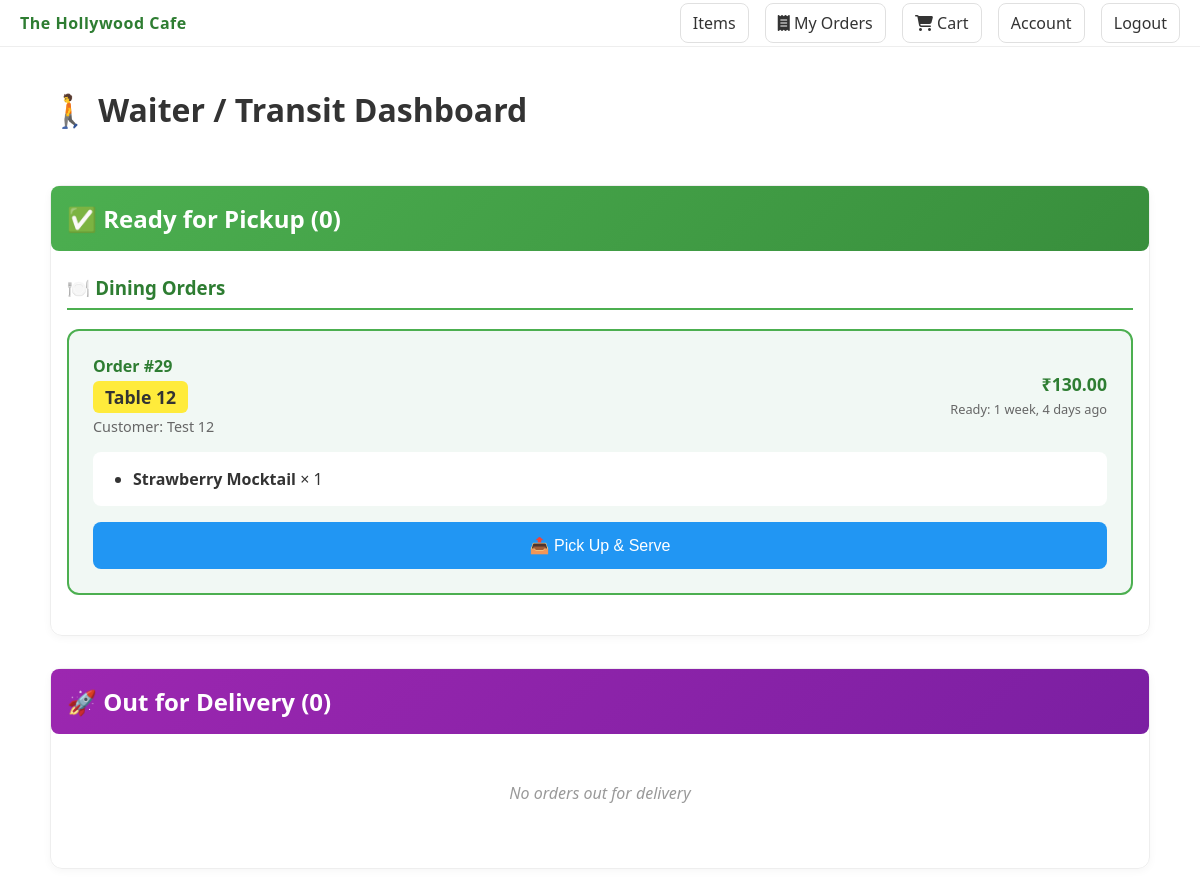
Page /waiter/ (signed in) on the committed database.
### cafe/models.py (models this page shows, shortened)
class TimeStampedModel(models.Model):
    created_at = models.DateTimeField(auto_now_add=True)
    updated_at = models.DateTimeField(auto_now=True)
    class Meta:
        abstract = True

class Order(TimeStampedModel):
    ORDER_TYPE_CHOICES = (
        ('DINING', 'Dining'),
        ('DELIVERY', 'Delivery'),
    )
    STATUS_CHOICES = (
        ('PENDING_PAYMENT', 'Pending Payment'),
        ('PAID', 'Paid'),
        ('PREPARING', 'Preparing'),
        ('READY_FOR_DELIVERY', 'Ready for Delivery'),
        ('OUT_FOR_DELIVERY', 'Out for Delivery'),
        ('COMPLETED', 'Completed'),
        ('CANCELED', 'Canceled'),
        ('REJECTED', 'Rejected'),
    )
    customer = models.ForeignKey(Customer, on_delete=models.SET_NULL, null=True, related_name='orders')
    order_type = models.CharField(max_length=20, choices=ORDER_TYPE_CHOICES)
    table_no = models.CharField(max_length=20, blank=True)  # only for dining
    delivery_address = models.ForeignKey(Address, on_delete=models.SET_NULL, null=True, blank=True)
    total_amount = models.DecimalField(max_digits=12, decimal_places=2)
    status = models.CharField(max_length=20, choices=STATUS_CHOICES, default='PENDING_PAYMENT')
    sent_to_chef_at = models.DateTimeField(null=True, blank=True)
    preparing_started_at = models.DateTimeField(null=True, blank=True)
    ready_at = models.DateTimeField(null=True, blank=True)
    completed_at = models.DateTimeField(null=True, blank=True)
    class Meta:
        ordering = ['-created_at']

class Customer(TimeStampedModel):
    user = models.OneToOneField(settings.AUTH_USER_MODEL, on_delete=models.SET_NULL, null=True, blank=True, related_name='customer_profile')
    name = models.CharField(max_length=200)
    phone = models.CharField(max_length=20)
    email = models.EmailField(blank=True, null=True)

class OrderItem(models.Model):
    order = models.ForeignKey(Order, on_delete=models.CASCADE, related_name='items')
    item = models.ForeignKey(Item, on_delete=models.SET_NULL, null=True)
    quantity = models.PositiveIntegerField()
    unit_price = models.DecimalField(max_digits=10, decimal_places=2)

class Item(TimeStampedModel):
    name = models.CharField(max_length=200)
    description = models.TextField(blank=True)
    price = models.DecimalField(max_digits=10, decimal_places=2)
    image = models.ImageField(upload_to='items/', blank=True, null=True)
    is_active = models.BooleanField(default=True)
    category = models.ForeignKey(ItemCategory, on_delete=models.SET_NULL, null=True, blank=True, related_name='items')

### cafe/views.py (the view)
# urls.py: path('waiter/', views.waiter_dashboard, name='waiter_dashboard'),
@login_required
@user_passes_test(is_waiter)
def waiter_dashboard(request):
    ready_orders = Order.objects.filter(
        status='READY_FOR_DELIVERY'
    ).select_related('customer', 'delivery_address').prefetch_related('items__item').order_by('ready_at')
    out_orders = Order.objects.filter(
        status='OUT_FOR_DELIVERY'
    ).select_related('customer', 'delivery_address').prefetch_related('items__item').order_by('updated_at')
    dining_ready = [o for o in ready_orders if o.order_type == 'DINING']
    delivery_ready = [o for o in ready_orders if o.order_type == 'DELIVERY']
    dining_out = [o for o in out_orders if o.order_type == 'DINING']
    delivery_out = [o for o in out_orders if o.order_type == 'DELIVERY']
    context = {
        'dining_ready': dining_ready,
        'delivery_ready': delivery_ready,
        'dining_out': dining_out,
        'delivery_out': delivery_out,
    }
    return render(request, 'cafe/waiter_dashboard.html', context)

### cafe/context_processors.py (called while the page is built)
def cart_context(request):
    try:
        cart = get_or_create_cart(request)
        count = sum(ci.quantity for ci in cart.items.all())
        total = sum(ci.subtotal for ci in cart.items.all())
    except Exception:
        count = 0
        total = 0
    return {
        'cart_count': count,
        'cart_total': total,
    }

### cafe/utils.py (called while the page is built)
def get_or_create_cart(request):
    if not request.session.session_key:
        request.session.save()
    session_key = request.session.session_key
    cart = Cart.objects.filter(session_key=session_key, status='OPEN').first()
    if request.user.is_authenticated and hasattr(request.user, 'customer_profile'):
        customer = request.user.customer_profile
        if cart:
            cart.customer = customer
            cart.save()
        else:
            cart = Cart.objects.filter(customer=customer, status='OPEN').first()
            if not cart:
                cart = Cart.objects.create(session_key=session_key, customer=customer, status='OPEN')
    elif not cart:
        cart = Cart.objects.create(session_key=session_key, status='OPEN')
    return cart

### cafe/views.py (called while the page is built)
def is_waiter(user):
    return user.is_authenticated and (user.groups.filter(name='Waiter').exists() or user.is_staff)

### cafe/templates/cafe/waiter_dashboard.html (shortened to what this page needs)
{% extends 'base.html' %}
{% block content %}
<div style="margin-bottom:2rem;">
  <h1 style="display:inline-block;margin-right:1rem;">🚶 Waiter / Transit Dashboard</h1>
</div>
<div class="card" style="margin-bottom:2rem;">
  <h2 style="background:linear-gradient(135deg, #4caf50 0%, #388e3c 100%);color:white;padding:1rem;border-radius:8px;margin:-16px -16px 1rem -16px;">
    ✅ Ready for Pickup ({{ dining_ready|length|add:delivery_ready|length }})
  </h2>
  {% if dining_ready %}
    <h3 style="color:#2e7d32;border-bottom:2px solid #4caf50;padding-bottom:0.5rem;margin-top:1.5rem;">🍽️ Dining Orders</h3>
    {% for order in dining_ready %}
    <div style="border:2px solid #4caf50;border-radius:12px;padding:1.5rem;margin-bottom:1.5rem;background:#f1f8f4;">
      <div style="display:flex;justify-content:space-between;align-items:center;margin-bottom:1rem;">
        <div>
          <h4 style="margin:0;color:#2e7d32;">Order #{{ order.id }}</h4>
          <p style="margin:0.5rem 0 0 0;font-size:1.1rem;">
            <strong style="background:#ffeb3b;padding:4px 12px;border-radius:6px;">Table {{ order.table_no }}</strong>
          </p>
          <p style="margin:0.5rem 0 0 0;color:#666;font-size:0.9rem;">
            Customer: {{ order.customer.name }}
          </p>
        </div>
        <div style="text-align:right;">
          <p style="margin:0;font-size:1.1rem;font-weight:700;color:#2e7d32;">₹{{ order.total_amount }}</p>
          <p style="margin:0.3rem 0 0 0;font-size:0.8rem;color:#666;">
            Ready: {{ order.ready_at|timesince }} ago
          </p>
        </div>
      </div>
      <div style="background:white;border-radius:8px;padding:1rem;margin-bottom:1rem;">
        <ul style="margin:0;padding-left:1.5rem;">
          {% for item in order.items.all %}
            <li><strong>{{ item.item.name }}</strong> × {{ item.quantity }}</li>
          {% endfor %}
        </ul>
      </div>
      <form method="post" action="{% url 'waiter_pickup_order' order.id %}" style="margin:0;">
        <button type="submit" class="btn" style="width:100%;background:#2196f3;font-size:1rem;padding:14px;">
          📤 Pick Up & Serve
        </button>
      </form>
    </div>
    {% endfor %}
  {% endif %}
</div>
<div class="card">
  <h2 style="background:linear-gradient(135deg, #9c27b0 0%, #7b1fa2 100%);color:white;padding:1rem;border-radius:8px;margin:-16px -16px 1rem -16px;">
    🚀 Out for Delivery ({{ dining_out|length|add:delivery_out|length }})
  </h2>
  {% if not dining_out and not delivery_out %}
    <p style="text-align:center;color:#999;padding:2rem;"><em>No orders out for delivery</em></p>
  {% endif %}
</div>
{% endblock %}

### cafemanagementsystem/static/css/styles.css (style rules this page uses)
:root { --primary: #2e7d32; --accent: #ff7043; --bg: #ffffff; --text: #333333; }
body { font-family: system-ui, -apple-system, Segoe UI, Roboto, "Helvetica Neue", Arial, "Noto Sans", "Apple Color Emoji", "Segoe UI Emoji"; color: var(--text); background: var(--bg); margin: 0; }
.btn { background: var(--primary); color: white; border: none; padding: 10px 14px; border-radius: 8px; cursor: pointer; }
.card { border: 1px solid #eee; border-radius: 12px; padding: 16px; box-shadow: 0 2px 8px rgba(0,0,0,0.04); }

### rows in the picture
Order: id "29", table_no "12", customer.name "Test 12", total_amount "130.00", ready_at "1 week, 4 days"
OrderItem: item.name "Strawberry Mocktail", quantity "1"

### other values in the picture
{{ dining_ready|length|add:delivery_ready|length }} "0"
{{ dining_out|length|add:delivery_out|length }} "0"
